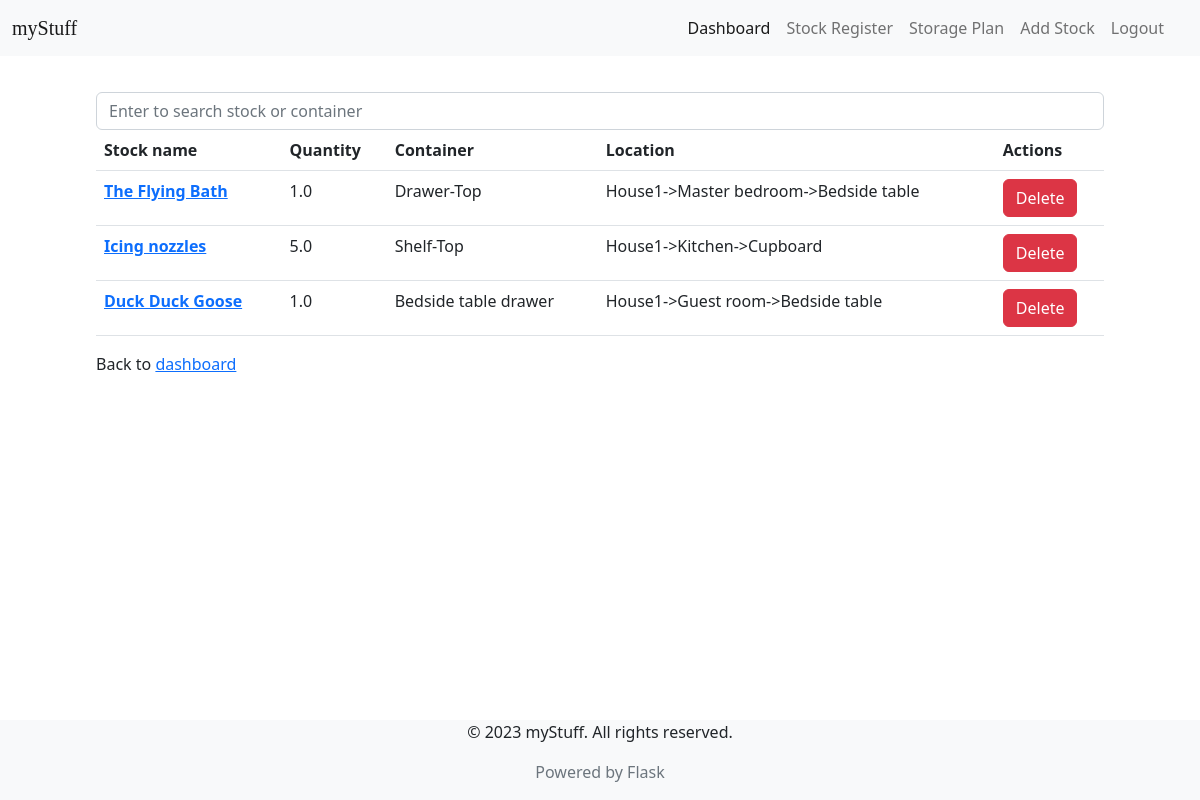
Page /view_stock (signed in) on the committed database.
### tables this page shows
CREATE TABLE stock(stock_id INTEGER PRIMARY KEY AUTOINCREMENT, stock_name TEXT NOT NULL, category_id INTEGER NOT NULL, note TEXT, user_id INTEGER REFERENCES user(id), FOREIGN KEY(category_id) REFERENCES category(category_id));

CREATE TABLE stock_container (
  stock_container_id INTEGER PRIMARY KEY AUTOINCREMENT,
  stock_id INTEGER NOT NULL,
  container_id INTEGER NOT NULL, quantity FLOAT NOT NULL,
  FOREIGN KEY (stock_id) REFERENCES stock (stock_id),
  FOREIGN KEY (container_id) REFERENCES container (container_id)
);

CREATE TABLE container (container_id INTEGER PRIMARY KEY AUTOINCREMENT,furniture_id INTEGER, container_name TEXT NOT NULL, is_unassigned INTEGER DEFAULT 0, FOREIGN KEY (furniture_id) REFERENCES furniture (furniture_id));

CREATE TABLE house (house_id INTEGER PRIMARY KEY AUTOINCREMENT, house_name TEXT NOT NULL, user_id INTEGER REFERENCES user(id));

CREATE TABLE room (room_id INTEGER PRIMARY KEY AUTOINCREMENT, room_name TEXT NOT NULL, house_id INTEGER, FOREIGN KEY (house_id) REFERENCES house (house_id));

CREATE TABLE furniture (furniture_id INTEGER PRIMARY KEY AUTOINCREMENT, furniture_name TEXT NOT NULL, room_id INTEGER, FOREIGN KEY (room_id) REFERENCES room (room_id));

### app.py (the view)
@app.route("/view_stock", methods=["GET", "POST"])
@login_required
def view_stock():
    db = get_db_connection()
    stocks = db.execute(
        "SELECT stock_container.stock_container_id, stock.stock_id,stock.stock_name,container.container_id, container.container_name, stock_container.quantity, furniture.furniture_name, room.room_name, house.house_name FROM stock_container LEFT JOIN stock ON stock.stock_id=stock_container.stock_id LEFT JOIN container ON container.container_id=stock_container.container_id LEFT JOIN furniture on furniture.furniture_id=container.furniture_id LEFT JOIN room on room.room_id=furniture.room_id LEFT JOIN house on house.house_id=room.house_id WHERE stock.user_id=?",
        [current_user.id],
    )
    stocks_dict = {}
    for stock in stocks:
        (
            stock_container_id,
            stock_id,
            stock_name,
            container_id,
            container_name,
            quantity,
            furniture_name,
            room_name,
            house_name,
        ) = stock
        if stock_container_id not in stocks_dict:
            stocks_dict[stock_container_id] = {
                "stock_id": stock_id,
                "stock_name": stock_name,
                "container_id": container_id,
                "container_name": container_name,
                "quantity": quantity,
                "furniture_name": furniture_name,
                "room_name": room_name,
                "house_name": house_name,
            }
    if request.method == "POST":
        pass
    else:
        return render_template("view_stock.html", stocks=stocks_dict)

### app.py (called while the page is built)
@login_manager.user_loader
def load_user(user_id):
    conn = sqlite3.connect("myStuff.db")
    c = conn.cursor()
    c.execute("SELECT * FROM user WHERE id=?", [user_id])
    user = c.fetchone()
    if user:
        return User(user[0], user[1])
    else:
        return None

def get_db_connection():
    conn = sqlite3.connect("myStuff.db")
    conn.row_factory = sqlite3.Row
    return conn

### templates/view_stock.html (shortened to what this page needs)
{% extends 'layout.html' %}
{% block content %}
<div id='searchbar'>
    <input class="form-control me-2" autocomplete='off' autofocus placeholder='Enter to search stock or container'
        aria-label="Search" type='text'>
</div>
<div>
    <table class="table">
        <thead>
            <tr>
                <th scope="col">Stock name</th>
                <th scope="col">Quantity</th>
                <th scope="col">Container</th>
                <th scope="col">Location</th>
                <th scope="col">Actions</th>
            </tr>
        </thead>
        <tbody>
            {% for stock_container_id, stock in stocks.items() %}
            <tr>
                <th scope="row"><a href='/stock_info/{{stock["stock_id"]}}'>{{stock["stock_name"]}}</a>
                </th>
                <td>{{stock["quantity"]}}</td>
                <td>{{stock["container_name"]}}</td>
                <td>{{stock["house_name"]}}->{{stock["room_name"]}}->{{stock["furniture_name"]}}
                </td>
                <td>
                    <form method="POST" action="/delete_stock/{{ stock_container_id }}">
                        <button type="submit" class="btn btn-danger"
                            onclick="confirmDeletion('{{ stock_id }}')">Delete</button>
                    </form>
                </td>
            </tr>
            {% endfor%}
        </tbody>
    </table>
</div>
<div>
    <p>Back to <a href=' /dashboard'>dashboard</a></p>
</div>
{% endblock %}

### templates/layout.html (style rules this page uses)
html, body { height: 100%; background-image: url("../static/background.png"); background-repeat: repeat-y; background-size: cover; }
body { display: flex; flex-direction: column; }

### rows in the picture
stock: stock_name "The Flying Bath"
stock_container: quantity "1.0"
container: container_name "Drawer-Top"
house: house_name "House1" "House1" "House1"
room: room_name "Master bedroom"
furniture: furniture_name "Bedside table"
stock: stock_name "Icing nozzles"
stock_container: quantity "5.0"
container: container_name "Shelf-Top"
room: room_name "Kitchen"
furniture: furniture_name "Cupboard"
stock: stock_name "Duck Duck Goose"
stock_container: quantity "1.0"
container: container_name "Bedside table drawer"
room: room_name "Guest room"
furniture: furniture_name "Bedside table"
